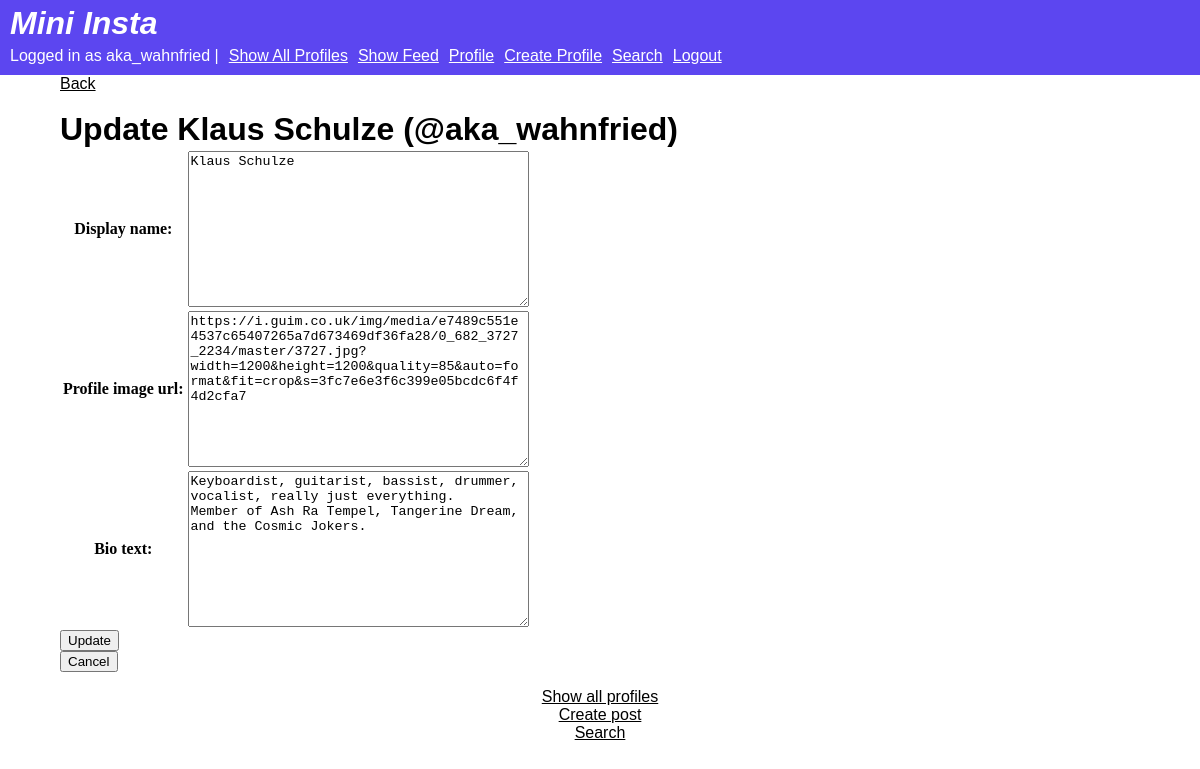
The app's page /mini_insta/profile/update (signed in) with its own data.
### mini_insta/models.py (models this page shows, shortened)
class Profile(models.Model):
    username = models.TextField(blank=True)
    display_name = models.TextField(blank=True)
    profile_image_url = models.TextField(blank=True)
    bio_text = models.TextField(blank=True)
    join_date = models.DateField(auto_now_add=True)
    user = models.OneToOneField(User, on_delete=models.CASCADE)

### mini_insta/views.py (the view, shortened to what this page needs)
# urls.py: path('profile/update', UpdateProfileView.as_view(), name="update_profile"),
class UpdateProfileView(MyLoginRequiredMixin, UpdateView):
    model = Profile
    form_class = UpdateProfileForm
    template_name = "mini_insta/update_profile_form.html"
    def get_object(self):
        return super().get_logged_in_profile()

### mini_insta/forms.py
class UpdateProfileForm(forms.ModelForm):
    class Meta:
        model = Profile
        fields = ['display_name', 'profile_image_url', 'bio_text']

### mini_insta/views.py (called while the page is built)
    def get_logged_in_profile(self):
        return Profile.objects.get(user=self.request.user)

    def get_context_data(self, **kwargs):
        context = super().get_context_data()
        context['profile'] = self.get_logged_in_profile()
        return context

### mini_insta/templates/mini_insta/update_profile_form.html (shortened to what this page needs)
{% extends 'mini_insta/base.html' %}
    {% block content %}
    <main>
        <a href="{% url 'show_profile' profile.pk %}">
            <p>Back</p>
        </a>
        <br>
        <h1>Update {{profile.display_name}} (@{{profile.username}})</h1>
        <form action="{% url 'update_profile' %}" method="POST">
            <table>
                {{form.as_table}}
            </table>
            <input type="submit" name="submit" value="Update">
        </form>
        <form action="{% url 'show_profile' profile.pk %}" method="GET">
            <input type="submit" name="submit" value="Cancel">
        </form>
    </main>
    {% endblock %}

### mini_insta/templates/mini_insta/base.html (shortened to what this page needs)
{% load static %}
<html>
    <head>
        <link rel="stylesheet" href="{% static 'mini_insta/style.css' %}">
    </head>
    <body>
        <header>
            <h1>Mini Insta</h1>
            <nav>
                <ul>
                    <li>
                        {% if request.user.is_authenticated %}
                            <span>Logged in as {{request.user}} |</span>
                        {% else %}
                            <span>Not logged in. |</span>
                        {% endif %}
                    </li>
                    <li><a href="{% url 'show_all_profiles' %}">
                        Show All Profiles</a></li>
                    {% if request.user.is_authenticated %}
                        <li><a href="{% url 'show_feed' %}">
                            Show Feed</a></li>
                        <li><a href="{% url 'show_own_profile' %}">
                                Profile</a></li>
                        <li><a href="{% url 'create_profile' %}">
                                Create Profile</a></li>
                        <li><a href="{% url 'search' %}">
                            Search</a></li>
                        <li>
                            <form action="{% url 'logout' %}" method="POST">
                                <input class="logout-button" type="submit"
                                    value="Logout">
                            </form>
                        </li>
                    {% else %}
                        <li><a href="{% url 'login' %}">
                            Login</a></li>
                    {% endif %}
                </ul>
            </nav>
            <br>
        </header>
        {% block content %}
        {% endblock %}
        <footer>
            <a href="{% url 'show_all_profiles' %}">
                <p>Show all profiles</p>
            </a>
            {% if request.user.is_authenticated and profile.user == user %}
                <a href="{% url 'create_post' %}">
                    <p>Create post</p>
                </a>
                <a href="{% url 'search' %}">
                    <p>Search</p>
                </a>
            {% endif %}
        </footer>
    </body>
</html>

### static/mini_insta/style.css (style rules this page uses)
* { margin: 0; box-sizing: border-box; }
p, a, h1, h2, h3, h4, h5, h6 { font-family: Arial, sans-serif; color: black; }
header { background-color: #5c46f0; }
header h1 { padding: 5px 10px; font-family: Arial, sans-serif; font-style: italic; color: white; }
nav ul { list-style: none; padding-left: 10px; padding-bottom: 10px; }
nav ul li { color: white; font-family: Arial, sans-serif; margin: 0; padding-right: 10px; float: left; }
nav a { color: white; }
footer { margin-top: 1em; font-family: Arial, sans-serif; color: black; text-align: center; }
main { width: 90%; margin: auto; }
.logout-button { display: inline; padding: 0; background: none; border: none; color: white; cursor: pointer; font: inherit; text-decoration: underline; }

### records on screen
Profile: display_name "Klaus Schulze", username "aka_wahnfried", profile_image_url "https://i.guim.co.uk/img/media/e7489c551e4537c65407265a7d673469df36fa28/0_682_3727_2234/master/3727.jpg?width=1200&height=1200&quality=85&auto=format&fit=crop&s=3fc7e6e3f6c399e05bcdc6f4f4d2cfa7", bio_text "Keyboardist, guitarist, bassist, drummer, vocalist, really just everything. Member of Ash Ra Tempel, Tangerine Dream, and the Cosmic Jokers."

### other values on screen
{{ request.user }} "aka_wahnfried"
